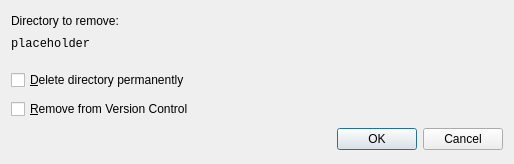
<?xml version="1.0" encoding="UTF-8"?>
<ui version="4.0">
 <class>Core::RemoveDirectoryDialog</class>
 <widget class="QDialog" name="Core::RemoveDirectoryDialog">
  <property name="geometry">
   <rect>
    <x>0</x>
    <y>0</y>
    <width>514</width>
    <height>164</height>
   </rect>
  </property>
  <property name="sizePolicy">
   <sizepolicy hsizetype="Preferred" vsizetype="Fixed">
    <horstretch>0</horstretch>
    <verstretch>0</verstretch>
   </sizepolicy>
  </property>
  <property name="windowTitle">
   <string>Remove Directory</string>
  </property>
  <layout class="QVBoxLayout" name="verticalLayout">
   <item>
    <widget class="QLabel" name="directoryToDeleteLabel">
     <property name="sizePolicy">
      <sizepolicy hsizetype="Preferred" vsizetype="Fixed">
       <horstretch>0</horstretch>
       <verstretch>0</verstretch>
      </sizepolicy>
     </property>
     <property name="text">
      <string>Directory to remove:</string>
     </property>
    </widget>
   </item>
   <item>
    <widget class="QLabel" name="directoryNameLabel">
     <property name="sizePolicy">
      <sizepolicy hsizetype="Preferred" vsizetype="Fixed">
       <horstretch>0</horstretch>
       <verstretch>0</verstretch>
      </sizepolicy>
     </property>
     <property name="font">
      <font>
       <family>Courier New</family>
      </font>
     </property>
     <property name="text">
      <string notr="true">placeholder</string>
     </property>
     <property name="wordWrap">
      <bool>true</bool>
     </property>
    </widget>
   </item>
   <item>
    <spacer name="verticalSpacer">
     <property name="orientation">
      <enum>Qt::Vertical</enum>
     </property>
     <property name="sizeType">
      <enum>QSizePolicy::Fixed</enum>
     </property>
     <property name="sizeHint" stdset="0">
      <size>
       <width>20</width>
       <height>10</height>
      </size>
     </property>
    </spacer>
   </item>
   <item>
    <widget class="QCheckBox" name="deleteDirectoryCheckBox">
     <property name="text">
      <string>&amp;Delete directory permanently</string>
     </property>
    </widget>
   </item>
   <item>
    <widget class="QCheckBox" name="removeVCCheckBox">
     <property name="text">
      <string>&amp;Remove from Version Control</string>
     </property>
    </widget>
   </item>
   <item>
    <widget class="QDialogButtonBox" name="buttonBox">
     <property name="sizePolicy">
      <sizepolicy hsizetype="Expanding" vsizetype="Fixed">
       <horstretch>0</horstretch>
       <verstretch>0</verstretch>
      </sizepolicy>
     </property>
     <property name="orientation">
      <enum>Qt::Horizontal</enum>
     </property>
     <property name="standardButtons">
      <set>QDialogButtonBox::Cancel|QDialogButtonBox::Ok</set>
     </property>
    </widget>
   </item>
  </layout>
 </widget>
 <resources/>
 <connections>
  <connection>
   <sender>buttonBox</sender>
   <signal>accepted()</signal>
   <receiver>Core::RemoveDirectoryDialog</receiver>
   <slot>accept()</slot>
   <hints>
    <hint type="sourcelabel">
     <x>248</x>
     <y>254</y>
    </hint>
    <hint type="destinationlabel">
     <x>157</x>
     <y>274</y>
    </hint>
   </hints>
  </connection>
  <connection>
   <sender>buttonBox</sender>
   <signal>rejected()</signal>
   <receiver>Core::RemoveDirectoryDialog</receiver>
   <slot>reject()</slot>
   <hints>
    <hint type="sourcelabel">
     <x>316</x>
     <y>260</y>
    </hint>
    <hint type="destinationlabel">
     <x>286</x>
     <y>274</y>
    </hint>
   </hints>
  </connection>
 </connections>
</ui>
